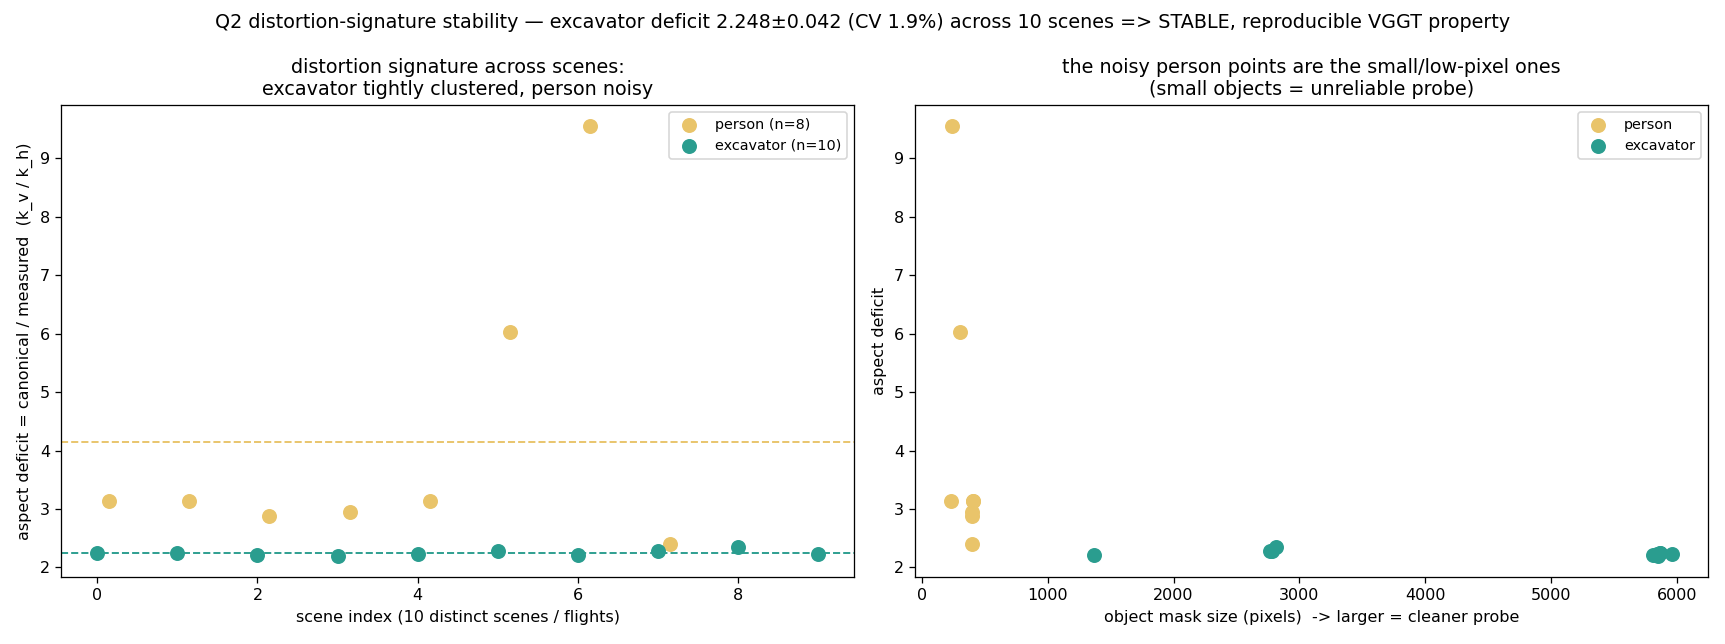

This chart was generated by the following Python code:
"""
q2_signature_stability.py  (experiment Q2)

Is VGGT's vertical-distortion a STABLE, reproducible property (=> pre-calibratable
/ learnable, Direction 2 viable) or scene-specific noise (=> must calibrate every
flight)? We reuse the existing multi-scene probe results (vertical_fidelity_results
.json, 18 entries / 10 distinct scenes) and look at the scale-free "aspect deficit":

    deficit = canonical_HW / measured_aspect_HW   (= k_vertical / k_horizontal)

It needs no per-scene metric scale. CAVEAT: aspect mixes the genuine vertical
compression with the horizontal halo footprint inflation (these entries use
moderate confidence), so deficit is the COMBINED distortion signature, not pure
k_vertical. Absolute-k_v stability would need per-scene scale (follow-up).

All matplotlib text English. Outputs: q2_signature_stability.png, *_result.json.
"""
import sys, os, json
sys.path.insert(0, "/home/maomaoyu/WS/vggt_yoloe")
import numpy as np
import matplotlib; matplotlib.use("Agg")
import matplotlib.pyplot as plt

VY = "/home/maomaoyu/WS/vggt_yoloe"
entries = json.load(open(f"{VY}/vertical_fidelity_results.json"))
for e in entries:
    e["deficit"] = e["canonical_HW"] / e["aspect_HW"] if e["aspect_HW"] else float("nan")
    e["scene_short"] = e["scene"].replace("session_", "")

by_cls = {}
for e in entries:
    by_cls.setdefault(e["class"], []).append(e)

fig, ax = plt.subplots(1, 2, figsize=(15, 5.6))
colors = {"excavator": "#2a9d8f", "person": "#e9c46a"}
summary = {}
for cls, es in by_cls.items():
    defs = np.array([e["deficit"] for e in es])
    px = np.array([e["mask_px"] for e in es])
    summary[cls] = dict(n=len(es), mean=round(float(defs.mean()), 3),
                        std=round(float(defs.std()), 3),
                        cv_pct=round(float(defs.std()/defs.mean()*100), 1),
                        min=round(float(defs.min()), 3), max=round(float(defs.max()), 3))
    x = np.arange(len(es))
    ax[0].scatter(x + (0.0 if cls == "excavator" else 0.15), defs, s=70,
                  color=colors[cls], label=f"{cls} (n={len(es)})", zorder=4)
    ax[0].axhline(defs.mean(), color=colors[cls], ls="--", lw=1.2)
ax[0].set_xlabel("scene index (10 distinct scenes / flights)")
ax[0].set_ylabel("aspect deficit = canonical / measured  (k_v / k_h)")
ax[0].set_title("distortion signature across scenes:\nexcavator tightly clustered, person noisy")
ax[0].legend(fontsize=9)

# panel B: deficit vs mask px (does noise explain the person spread?)
for cls, es in by_cls.items():
    defs = np.array([e["deficit"] for e in es]); px = np.array([e["mask_px"] for e in es])
    ax[1].scatter(px, defs, s=70, color=colors[cls], label=cls, zorder=4)
ax[1].set_xlabel("object mask size (pixels)  -> larger = cleaner probe")
ax[1].set_ylabel("aspect deficit")
ax[1].set_title("the noisy person points are the small/low-pixel ones\n(small objects = unreliable probe)")
ax[1].legend(fontsize=9)

exc = summary["excavator"]
fig.suptitle(f"Q2 distortion-signature stability — excavator deficit {exc['mean']}±{exc['std']} "
             f"(CV {exc['cv_pct']}%) across {exc['n']} scenes => STABLE, reproducible VGGT property",
             fontsize=12)
fig.tight_layout()
out = f"{VY}/q2_signature_stability.png"; fig.savefig(out, dpi=115); print("wrote", out)

res = dict(
    source="vertical_fidelity_results.json (18 entries / 10 distinct scenes)",
    metric="aspect deficit = canonical_HW / measured_aspect (= k_vertical / k_horizontal, scale-free)",
    per_class=summary,
    verdict=("excavator distortion signature is STABLE across scenes (CV "
             f"{exc['cv_pct']}%) => the failure mode is systematic & reproducible, NOT scene noise "
             "=> pre-calibration / a learned corrector (Direction 2) is viable. Person probe is "
             "noisy (small mask). CAVEAT: aspect mixes halo footprint inflation with vertical "
             "compression (moderate conf); confirming ABSOLUTE k_vertical stability needs per-scene "
             "metric scale."),
)
json.dump(res, open(f"{VY}/q2_signature_stability_result.json", "w"), indent=1)
print(json.dumps(res, indent=1, ensure_ascii=False))
